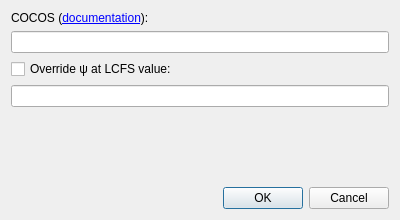
<?xml version="1.0" encoding="UTF-8"?>
<ui version="4.0">
 <class>DialogEqConfig</class>
 <widget class="QDialog" name="DialogEqConfig">
  <property name="geometry">
   <rect>
    <x>0</x>
    <y>0</y>
    <width>400</width>
    <height>220</height>
   </rect>
  </property>
  <property name="windowTitle">
   <string>Configure equilibrium</string>
  </property>
  <layout class="QVBoxLayout" name="verticalLayout">
   <item>
    <widget class="QLabel" name="label">
     <property name="text">
      <string>&lt;html&gt;&lt;head/&gt;&lt;body&gt;&lt;p&gt;COCOS (&lt;a href=&quot;https://crppwww.epfl.ch/~sauter/cocos/&quot;&gt;&lt;span style=&quot; text-decoration: underline; color:#0000ff;&quot;&gt;documentation&lt;/span&gt;&lt;/a&gt;):&lt;/p&gt;&lt;/body&gt;&lt;/html&gt;</string>
     </property>
    </widget>
   </item>
   <item>
    <widget class="QLineEdit" name="tbCocos"/>
   </item>
   <item>
    <widget class="QCheckBox" name="cbOverride">
     <property name="text">
      <string>Override ψ at LCFS value:</string>
     </property>
    </widget>
   </item>
   <item>
    <widget class="QLineEdit" name="tbOverride"/>
   </item>
   <item>
    <spacer name="verticalSpacer">
     <property name="orientation">
      <enum>Qt::Vertical</enum>
     </property>
     <property name="sizeHint" stdset="0">
      <size>
       <width>20</width>
       <height>40</height>
      </size>
     </property>
    </spacer>
   </item>
   <item>
    <widget class="QDialogButtonBox" name="buttonBox">
     <property name="standardButtons">
      <set>QDialogButtonBox::Cancel|QDialogButtonBox::Ok</set>
     </property>
    </widget>
   </item>
  </layout>
 </widget>
 <resources/>
 <connections>
  <connection>
   <sender>buttonBox</sender>
   <signal>accepted()</signal>
   <receiver>DialogEqConfig</receiver>
   <slot>accept()</slot>
   <hints>
    <hint type="sourcelabel">
     <x>199</x>
     <y>197</y>
    </hint>
    <hint type="destinationlabel">
     <x>199</x>
     <y>109</y>
    </hint>
   </hints>
  </connection>
  <connection>
   <sender>buttonBox</sender>
   <signal>rejected()</signal>
   <receiver>DialogEqConfig</receiver>
   <slot>reject()</slot>
   <hints>
    <hint type="sourcelabel">
     <x>199</x>
     <y>197</y>
    </hint>
    <hint type="destinationlabel">
     <x>199</x>
     <y>109</y>
    </hint>
   </hints>
  </connection>
 </connections>
</ui>
